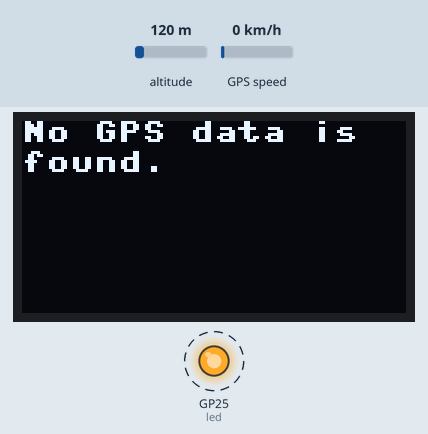
This program was run on a simulated Raspberry Pi Pico running MicroPython. Shown: 128×64 one-colour display, output pins drawn as LEDs (lit = HIGH). Dashed ring = blinking. The test bench sets the inputs (shaded band); at power-on: altitude 120 m, GPS speed 0 km/h. The GPS gets a fix after 3 s at 37.7749, -122.4194 with 8 satellites; the clock reads 2024-03-15 10:24:30 at power-on unless the program sets it; library files of the repository ran but are not shown: ssd1306.py, micropyGPS.py; what the program prints to the serial console is not drawn.

Above: at 1.42 s.
Timing chart, 0 to 130.0 s (numbered marks = the images above):
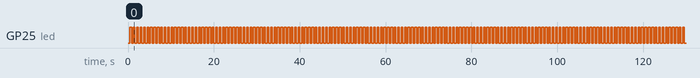

Measured:
- by itself, GP25 (led): alternates HIGH for 0.40 s and LOW for 0.40 s

The program:

gps.py
```python
from machine import Pin, UART, I2C, Timer
from ssd1306 import SSD1306_I2C
from micropyGPS import MicropyGPS

import utime, time

i2c=I2C(0,sda=Pin(0), scl=Pin(1), freq=400000)
oled = SSD1306_I2C(128, 64, i2c)
# ref: https://dev.webonomic.nl/blinking-a-led-on-the-raspberry-pi-pico-w/comment-page-1
led = machine.Pin("LED", Pin.OUT)
gpsModule = UART(1, baudrate=9600, tx=Pin(4), rx=Pin(5))
print(gpsModule)
mgps = MicropyGPS(+9)

buff = bytearray(255)

TIMEOUT = False
FIX_STATUS = False

latitude = ""
longitude = ""
satellites = ""
GPStime = ""

timer = Timer()

def ledblink(timer):
    led.toggle()

timer.init(freq=2.5, mode=Timer.PERIODIC, callback=ledblink)

def getGPS(gpsModule):
    global FIX_STATUS, TIMEOUT, latitude, longitude, satellites, GPStime

    timeout = time.time() + 8
    while True:
        buff = gpsModule.readline()
        if buff == None:
            continue
        try:
            string = str(buff, 'utf-8')
        except UnicodeError:
            continue
        for i in string:
            mgps.update(i)
        if latitude == '0" 0.0\' M' or longitude == '0" 0.0\' W':
            TIMEOUT = True
            break
        latitude = mgps.latitude_string()
        longitude = mgps.longitude_string()
        satellites = str(mgps.satellites_in_use)
        GPStime = mgps.timestamp_string()

        FIX_STATUS = True
        break

        if (time.time() > timeout):
            TIMEOUT = True
            break
        utime.sleep_ms(500)

while True:
    getGPS(gpsModule)

    if(FIX_STATUS == True):
        print("Printing GPS data...")
        print(" ")
        print("Latitude: "+latitude)
        print("Longitude: "+longitude)
        print("Satellites: " +satellites)
        print("Time: "+GPStime)
        print("----------------------")

        oled.fill(0)
        oled.text("Lat: "+latitude, 0, 0)
        oled.text("Lng: "+longitude, 0, 10)
        oled.text("Satellites: "+satellites, 0, 20)
        oled.text("Time: "+GPStime, 0, 30)
        oled.show()

        FIX_STATUS = False

    if(TIMEOUT == True):
        oled.fill(0)
        oled.text("No GPS data is", 0, 0)
        oled.text("found.", 0, 10)
        oled.show()
        print("No GPS data is found.")
        TIMEOUT = False
```
